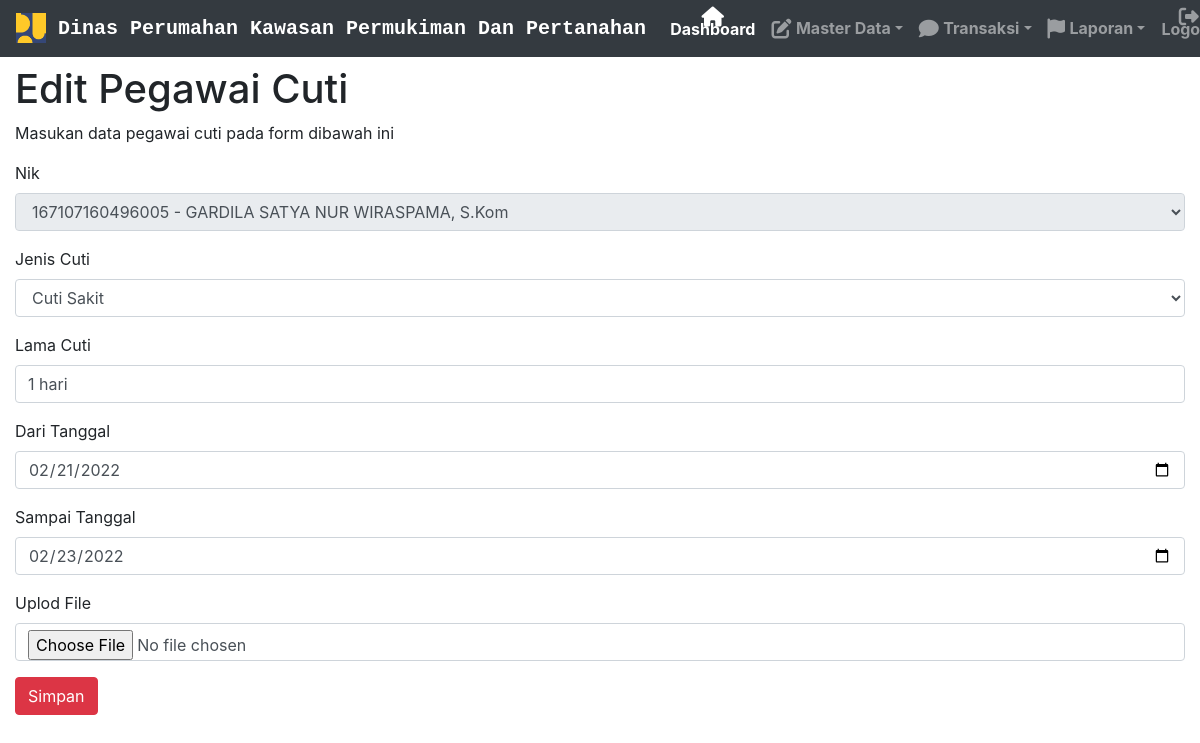
The page /index.php?modul=PegawaiCutiEdit&NIK=1234 (signed in) on the database its author committed.
### tables this page shows
CREATE TABLE `pegawai_cuti` (
  `id_cuti` int(11) NOT NULL,
  `NIK` char(16) NOT NULL,
  `jenis_cuti` varchar(50) NOT NULL,
  `Lama_cuti` varchar(10) NOT NULL,
  `Dari_tanggal` date NOT NULL,
  `Sampai_tanggal` date NOT NULL,
  `Foto` longblob NOT NULL
);

### PegawaiCutiEdit.php (the view, shortened to what this page needs)
<?php
$Nik=$_GET['NIK'];
$sqlpegawai_cuti=mysqli_query($koneksi,"SELECT * FROM pegawai_cuti WHERE NIK='$Nik'");
$pegawai_cuti=mysqli_fetch_array($sqlpegawai_cuti,MYSQLI_ASSOC);
?>
<h1>Edit Pegawai Cuti</h1>
<p>Masukan data pegawai cuti pada form dibawah ini</p>
<form method="POST" action="index.php?modul=PegawaiCutiUpdate">
<div class="form-group">
		<label>Nik</label>
		<select name="kodeNik" class="form-control" readonly/>
		<?php
		$sqlkepegawaian=mysqli_query($koneksi,"SELECT * FROM kepegawaian");
		while($kepegawaian=mysqli_fetch_array($sqlkepegawaian,MYSQLI_ASSOC)){
		echo '<option value="'.$kepegawaian['NIK'].'">'.$kepegawaian['NIK'].' - '.$kepegawaian['nama'].'</option>';
		}
		?>
</div>
<div class="form-group">
<label>Jenis Cuti</label>
    <select name="kodeCuti" class="form-control">
<?php
$sqlcuti=mysqli_query($koneksi,"SELECT * FROM cuti");
while($cuti=mysqli_fetch_array($sqlcuti,MYSQLI_ASSOC)){
echo '<option value="'.$cuti['jenis_cuti'].'">'.$cuti['jenis_cuti'].'</option>';
}
?>
    </select>
</div>
<div class="form-group">
	<label>Lama Cuti</label>
	<input type="text" class="form-control" value="<?php echo $pegawai_cuti['Lama_cuti'];?>" name="TxtLamaCuti" autocomplete="off" required/>
</div>
<div class="form-group">
	<label>Dari Tanggal</label>
	<input type="date" class="form-control" value="<?php echo $pegawai_cuti['Dari_tanggal'];?>" name="TxtDariTanggal" autocomplete="off" required/>
</div>
<div class="form-group">
	<label>Sampai Tanggal</label>
	<input type="date" class="form-control" value="<?php echo $pegawai_cuti['Sampai_tanggal'];?>" name="TxtSampaiTanggal"  autocomplete="off" required/>
</div>
<div class="form-group">
	<label>Uplod File</label>
	<input type="file" class="form-control" value="<?php echo $pegawai_cuti['foto'];?>" name="TxtFoto"  autocomplete="off" required autofocus/>
</div>
<div class="form-group">
<button type="submit" class="btn
btn-danger">Simpan</button>
</div>
</form>

### index.php (style rules this page uses)
body { background-image: url(images/rekap1.jpg); background-color: red; background-repeat: no-repeat; background-position: auto; background-attachment: fixed; background-size: cover; margin-left: auto; margin-right: auto; }

### rows shown on the page
pegawai_cuti: TxtLamaCuti "1 hari", TxtDariTanggal "02/21/2022", TxtSampaiTanggal "02/23/2022"

### other values the page prints
form field kodeNik "167107160496005 - GARDILA SATYA NUR WIRASPAMA, S.Kom"
form field kodeCuti "Cuti Sakit"
